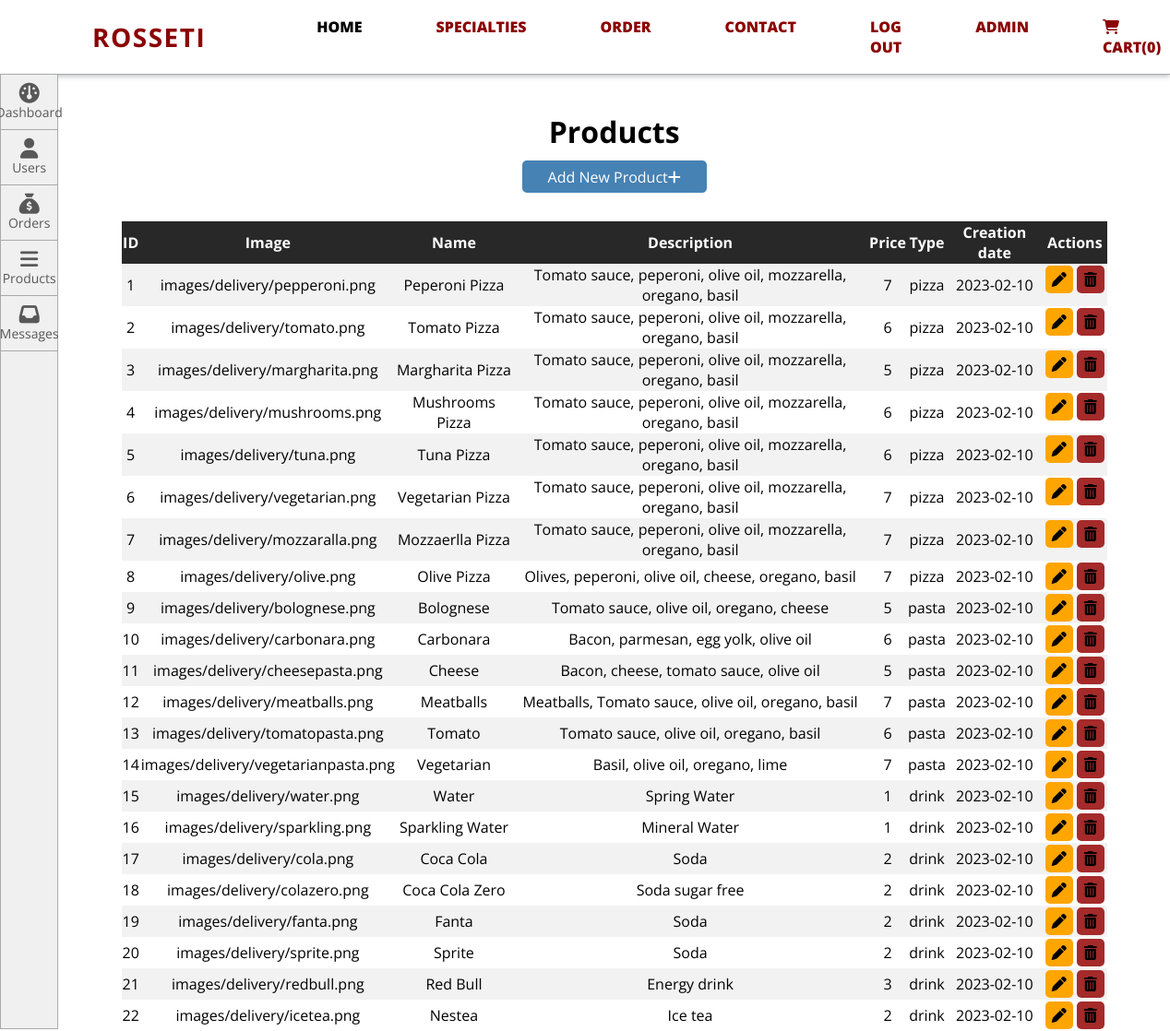
Screenshot of /admin.php?page=products (signed in) with the database file from the repository.
### tables this page shows
CREATE TABLE `products` (
  `id` int(11) NOT NULL,
  `name` varchar(30) NOT NULL,
  `description` varchar(150) NOT NULL,
  `type` varchar(10) NOT NULL,
  `price` int(100) NOT NULL,
  `image` varchar(150) NOT NULL,
  `creationdate` varchar(40) NOT NULL
);

### classes/cart.php (called while the page is built, shortened)
<?php
include_once ('productModel.php');
class Cart {
    private $items = [];
    public function __construct() {
        $this->items = &$_SESSION['cart'];
    }
    public function count() {
        return count($this->items);
    }
}
$cart = new Cart();
?>

### classes/dbCon.php (called while the page is built)
<?php
class dbCon{
private $con = null;
private $servername = "localhost";
private $db = "pizza";
private $username = "root";
private $password = "";
public function connectDB(){
	try{
		$this->con = new PDO("mysql:host=$this->servername;dbname=$this->db", $this->username, $this->password);
		$this->con->setAttribute(PDO::ATTR_ERRMODE, PDO::ERRMODE_EXCEPTION);
		$this->con->setAttribute(PDO::FETCH_BOUND, PDO::FETCH_BOTH);
	}
	catch(PDOException $e){
		die("Lidhja deshtoi: ".$e->getMessage());
	}
	return $this->con;
  }
}
?>

### classes/productModel.php (called while the page is built, shortened)
<?php
include_once ('dbCon.php');
class Product extends dbCon{
    public function __construct($name='', $desc='', $type='', $price='', $image=''){
        $this->dbCon=$this->connectDB();
    }
    public function getAllProducts(){
        $sql = "SELECT * FROM products";
		try{
			$stm = $this->dbCon->prepare($sql);
			$stm->execute();
			return $stm->fetchAll();
		}
		catch(PDOExecption $e){
			echo $e;
		}
    }
}
?>

### admin/products.php (the view, shortened to what this page needs)
<?php
if(isset($_SESSION['username']) && $_SESSION['role'] == "admin"){
if(isset($_GET['add'])){
    include_once ('admin/products/add.php');
}
else if(isset($_GET['edit'])){
    $selectedId = $_GET['edit'];
    $product->selectProduct($selectedId);
    include_once ('admin/products/edit.php');
 }
 else{
$products = $product->getAllProducts();
?>
<h1>Products</h1>
<a href="?page=products&add"><div class="crudB addB">Add New Product <i class="fa-solid fa-plus"></i></div></a>
<table id="viewtable">
   <tr>
     <th>ID</th>
     <th>Image</th>
     <th>Name</th>
     <th>Description</th>
     <th>Price</th>
     <th>Type</th>
     <th>Creation date</th>
     <th>Actions</th>
   </tr>
   <?php
      foreach($products as $value){
       $date = date('Y-m-d', strtotime($value['creationdate']));
       echo "<tr>";
       echo "<td>$value[id]</td>";
       echo "<td>$value[image]</td>";
       echo "<td>$value[name]</td>";
       echo "<td>$value[description]</td>";
       echo "<td>$value[price]</td>";
       echo "<td>$value[type]</td>";
       echo "<td>$date</td>";
       echo "<td class='actionsC'><a href='?page=products&edit=$value[id]'><div class='crudB editB'><i class='fa-solid fa-pen'></i></div></a><a href='?page=products&delete=$value[id]'><div class='crudB deleteB'><i class='fa-solid fa-trash-can'></i></div></a></td>";
       echo "</tr>";
   }
   ?>
</table>
<?php
 }
}
?>

### admin.php (shortened to what this page needs)
<?php
if(isset($_SESSION['username']) && $_SESSION['role'] == "admin"){
    include_once ('classes/productModel.php');
    $product = new Product();
?>
<html>
<head>
    <link rel="stylesheet" href="css/style.css">
    <link rel="stylesheet" href="css/adminp.css">
</head>
<body>
    <header>
        <?php include_once('inc/header.php') ?>
    </header>
    <div id="panelcontainer">
      <div id="panelsidebar">
       <ul id="sidebarList">
          <a href="admin.php?page=dashboard"><li class="sbMenu"><i class="fa-solid fa-gauge"></i>Dashboard</li></a>
          <a href="admin.php?page=users"><li class="sbMenu"><i class="fa-solid fa-user"></i>Users</li></a>
          <a href="admin.php?page=orders"><li class="sbMenu"><i class="fa-solid fa-sack-dollar"></i>Orders</li></a>
          <a href="admin.php?page=products"><li class="sbMenu"><i class="fa-solid fa-bars"></i>Products</li></a>
          <a href="admin.php?page=messages"><li class="sbMenu"><i class="fa-solid fa-inbox"></i>Messages</li></a>
       </ul>
      </div>
      <div id="mainpanel">
        <div class="mainbody">
        <?php
          if(isset($_GET['page'])){
              switch ($_GET['page']){
                  case ('products'):
                      include 'admin/products.php';
                      break;
              }
          }
        ?>
        </div>
      </div>
    </div>
</body>
</html>
<?php
}
?>

### inc/header.php (shortened to what this page needs)
<?php
include_once ('classes/cart.php');
$cartCount = $cart->count();
?>
<div id="logo">
            <h2>ROSSETI</h2>
</div>
<div id="navbar">
            <ul>
                <li id="selectednav"><a href="index.php">HOME</a></li>
                <li><a href="specialties.php">SPECIALTIES</a></li>
                <li><a href="order.php">ORDER</a></li>
                <li><a href="contact.php">CONTACT</a></li>
                <li><?php
                if(isset($_SESSION['username'])){
                echo "<a href='logout.php'>LOG OUT</a>";
                }
                else{
                echo "<a href='login.php'>LOG IN</a>";
                }
                ?>
                </li>
                <?php
                if(isset($_SESSION['role']) && $_SESSION['role'] == 'admin'){
                    echo "<li><a href='admin.php?page=dashboard'>ADMIN</a></li>";
                }
                ?>
                <li><a href="cart.php"><i class="fa-solid fa-cart-shopping"></i>CART(<?=$cartCount?>)</span></a></li>
            </ul>
</div>

### css/style.css (style rules this page uses)
* { margin: 0; }
header { display: flex; flex-direction: row; background-color: white; justify-content: space-between; height: 80px; box-shadow: 0 3px 5px rgba(57, 63, 72, 0.3); }
#logo { display: flex; align-items: center; margin-left: 100px; }
#logo h2 { font-family: "Open Sans", Sans-serif; font-weight: 700; font-size: 28px; letter-spacing: 1.5px; color: darkred; }
#navbar { display: flex; align-items: center; margin-right: 100px; }
#navbar ul { display: flex; list-style: none; }
#navbar li { font-family: "Open Sans", Sans-serif; font-weight: 800; padding-left: 80px; }
#navbar a { color: darkred; text-decoration: none; }
#selectednav a { color: black; }

### css/adminp.css (style rules this page uses)
* { box-sizing: border-box; }
a { text-decoration: none; }
#panelcontainer { display: flex; height: calc(100% - 82px); width: 100%; }
#panelsidebar { background-color: #F0F0F0; border: 1px solid #A9A9A9; height: 100%; width: 5%; }
#sidebarList { list-style: none; padding: 0; }
#sidebarList a { text-decoration: none; }
.sbMenu { color: #585858; display: flex; flex-direction: column; justify-content: center; align-items: center; height: 60px; border-bottom: 1px solid #A9A9A9; font-family: "Open Sans", Sans-serif; font-size: 14px; cursor: pointer; }
.sbMenu i { font-size: 22px; }
#mainpanel { display: flex; width: 95%; justify-content: center; border-top: 1px solid #A9A9A9; font-family: "Open Sans", Sans-serif; padding: 40px; }
ul { list-style: none; }
.mainbody { display: flex; align-items: center; flex-direction: column; width: 95%; }
#viewtable { margin-top: 30px; width: 100%; border-collapse: collapse; }
#viewtable td, #viewtable th { text-align: center; }
#viewtable tr:nth-child(even) { background-color: #f2f2f2; }
#viewtable th { background-color: #282828; color: white; }
.actionsC { display: flex; justify-content: center; align-items: center; }
.crudB { display: flex; justify-content: center; align-items: center; margin: 1px 2px; width: 30px; height: 30px; border: 0; border-radius: 5px; cursor: pointer; }
.deleteB { color: black; background-color: #A52A2A; }
.editB { color: black; background-color: orange; }
.addB { margin-top: 10px; font-size: 16px; color: white; background-color: #4682B4; width: 200px; height: 35px; }

### rows the page displays
products: id "1", image "images/delivery/pepperoni.png", name "Peperoni Pizza", description "Tomato sauce, peperoni, olive oil, mozzarella, oregano, basil", price "7", type "pizza", creationdate "2023-02-10"
products: id "2", image "images/delivery/tomato.png", name "Tomato Pizza", description "Tomato sauce, peperoni, olive oil, mozzarella, oregano, basil", price "6", type "pizza", creationdate "2023-02-10"
products: id "3", image "images/delivery/margharita.png", name "Margharita Pizza", description "Tomato sauce, peperoni, olive oil, mozzarella, oregano, basil", price "5", type "pizza", creationdate "2023-02-10"
products: id "4", image "images/delivery/mushrooms.png", name "Mushrooms Pizza", description "Tomato sauce, peperoni, olive oil, mozzarella, oregano, basil", price "6", type "pizza", creationdate "2023-02-10"
products: id "5", image "images/delivery/tuna.png", name "Tuna Pizza", description "Tomato sauce, peperoni, olive oil, mozzarella, oregano, basil", price "6", type "pizza", creationdate "2023-02-10"
products: id "6", image "images/delivery/vegetarian.png", name "Vegetarian Pizza", description "Tomato sauce, peperoni, olive oil, mozzarella, oregano, basil", price "7", type "pizza", creationdate "2023-02-10"
products: id "7", image "images/delivery/mozzaralla.png", name "Mozzaerlla Pizza", description "Tomato sauce, peperoni, olive oil, mozzarella, oregano, basil", price "7", type "pizza", creationdate "2023-02-10"
products: id "8", image "images/delivery/olive.png", name "Olive Pizza", description "Olives, peperoni, olive oil, cheese, oregano, basil", price "7", type "pizza", creationdate "2023-02-10"
products: id "9", image "images/delivery/bolognese.png", name "Bolognese", description "Tomato sauce, olive oil, oregano, cheese", price "5", type "pasta", creationdate "2023-02-10"
products: id "10", image "images/delivery/carbonara.png", name "Carbonara", description "Bacon, parmesan, egg yolk, olive oil", price "6", type "pasta", creationdate "2023-02-10"
products: id "11", image "images/delivery/cheesepasta.png", name "Cheese", description "Bacon, cheese, tomato sauce, olive oil", price "5", type "pasta", creationdate "2023-02-10"
products: id "12", image "images/delivery/meatballs.png", name "Meatballs", description "Meatballs, Tomato sauce, olive oil, oregano, basil", price "7", type "pasta", creationdate "2023-02-10"
products: id "13", image "images/delivery/tomatopasta.png", name "Tomato", description "Tomato sauce, olive oil, oregano, basil", price "6", type "pasta", creationdate "2023-02-10"
products: id "14", image "images/delivery/vegetarianpasta.png", name "Vegetarian", description "Basil, olive oil, oregano, lime", price "7", type "pasta", creationdate "2023-02-10"
products: id "15", image "images/delivery/water.png", name "Water", description "Spring Water", price "1", type "drink", creationdate "2023-02-10"
products: id "16", image "images/delivery/sparkling.png", name "Sparkling Water", description "Mineral Water", price "1", type "drink", creationdate "2023-02-10"
products: id "17", image "images/delivery/cola.png", name "Coca Cola", description "Soda", price "2", type "drink", creationdate "2023-02-10"
products: id "18", image "images/delivery/colazero.png", name "Coca Cola Zero", description "Soda sugar free", price "2", type "drink", creationdate "2023-02-10"
products: id "19", image "images/delivery/fanta.png", name "Fanta", description "Soda", price "2", type "drink", creationdate "2023-02-10"
products: id "20", image "images/delivery/sprite.png", name "Sprite", description "Soda", price "2", type "drink", creationdate "2023-02-10"
products: id "21", image "images/delivery/redbull.png", name "Red Bull", description "Energy drink", price "3", type "drink", creationdate "2023-02-10"
products: id "22", image "images/delivery/icetea.png", name "Nestea", description "Ice tea", price "2", type "drink", creationdate "2023-02-10"

### other values shown
$cartCount "0"
